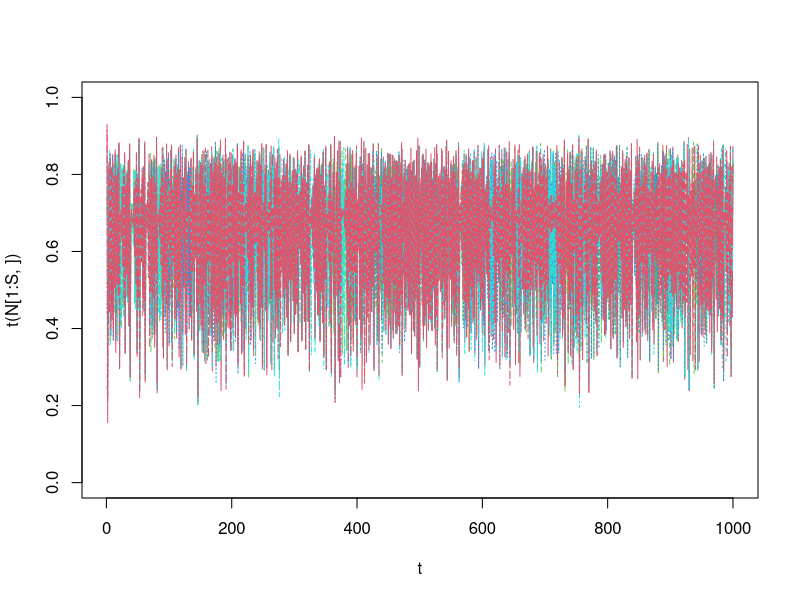

Write the R code that produced this figure. (Note: this script raises an error after producing the figure.)
# This code implements a multispecies competition model based on the logistic map (https://en.wikipedia.org/wiki/Logistic_map)
# the equilibrium density depends on the growth rate (steady state at values between 1 and 2, extinction below 1, chaos > 3.7, fluctuations > 3)

# set seed
set.seed(1352147634)

## Specify the number of species
S <- 5
alpha <- 0.01

#growth rate in the eight-mode oscillation regime below the threshold to chaos
r <- rep(3.57, S)

# play around with growth rates to understand behaviour and steady state
#r<- runif(5, 1, 2)

# add some process noise on the interaction coefficients
a <- matrix(runif(S^2, 0.85, 1.15), nrow=S, ncol=S)*alpha

# set diagonal elements to 1
diag(a) <- 1

# simulate 1000 time steps
t=seq(1,1000, by=1)

# specify matrix to hold results
N <- matrix(nrow=S, ncol=length(t))

# set initial conditions randomly
N[,1] <- runif(S)

# simulate dynamics using the standard logistic map
for (i in 1:(length(t)-1))  N[,i+1] = (r * N[,i] * (1- a%*%N[,i]))*runif(1,0.95,1.05)

# plot results
matplot(t,t(N[1:S,]), "l",ylim=c(0,1),col=2:5)

output <- as.data.frame(t(N[1:S,]))
names(output) <- paste0("species ", 1:S)

write.csv(output, "/Users/Frank/Documents/Github projects/RREEBES/Hsieh_et_al_2008/data/5sp_comp_sim_data.csv", row.names=F)

